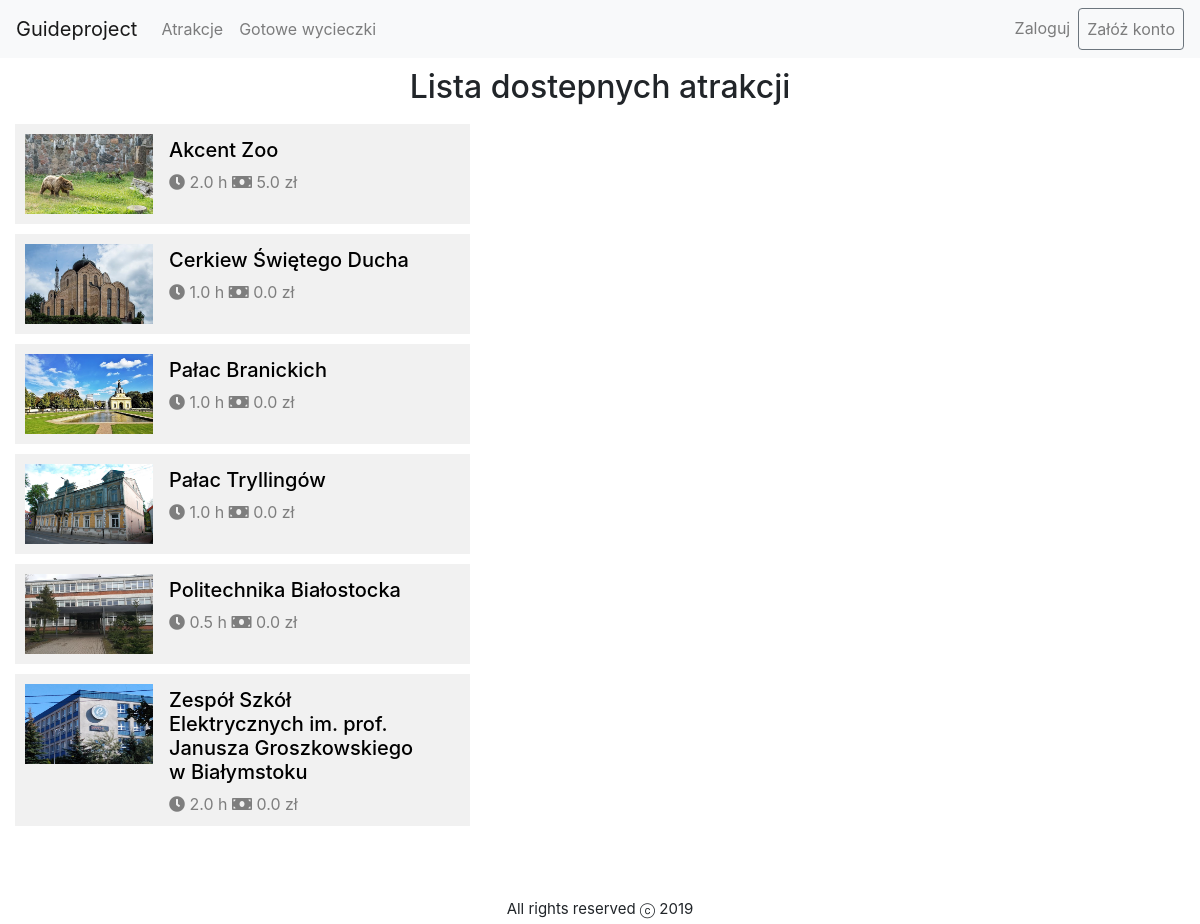
The page /guide/attractions on the database its author committed.
### guide/models.py (models this page shows, shortened)
class Attraction(models.Model):
    name = models.CharField(_("Name"),
                            max_length=200, help_text="Enter attraction's name.")
    description = models.TextField(max_length=500)
    categories = models.ManyToManyField(
        "Category")
    localization = models.ForeignKey(
        "Localization", verbose_name=_("Address"), on_delete=models.CASCADE, null=True, blank=True)
    timeNeededToSightsee = models.FloatField(
        _("Time neede to sightsee (in hours)"))
    ticketCost = models.FloatField(
        _("Ticket's cost"), default=0)
    def display_catogory(self):
        """Create a string for the Category. This is required to display category in Admin."""
        return ', '.join(category.name for category in self.categories.all())
    display_catogory.short_description = 'Category'
    class Meta:
        ordering = ['name']

### guide/views.py (the view, shortened to what this page needs)
# urls.py: path('attractions', views.AttractionListView.as_view(), name='attractions'),
class AttractionListView(ListView):
    model = Attraction
    def get_context_data(self, **kwargs):
        context = super().get_context_data(**kwargs)
        context["attractionLocalizations"] = extractInfo(self.object_list)
        return context

### guide/views.py (called while the page is built, shortened)
def extractInfo(attractionList):
    formattedInfo = []
    try:
        for attraction in attractionList:
            formattedInfo.append({'name': attraction.name,
                                  'lat-lng': {'lat': attraction.localization.lattitude, 'lng': attraction.localization.longitude}})
        return formattedInfo
    except:
        pass

### guide/templates/guide/attraction_list.html (shortened to what this page needs)
{% extends "base.html" %}
{% block content %}
<h2 style="padding:10px;text-align:center;"><span>Lista dostepnych atrakcji</span></h2>
<section class="container-fluid">
    <div class="row">
        <div class="col-5">
            {% if attraction_list %}
                {% load static %}
                <div class="listing-block">
                    {% for attraction in attraction_list %}
                    <div class="atr-list">
                        <a href="{% url 'attraction-detail' attraction.pk %}">
                            <div class="media">
                                <img class="mr-3" style="width: 128px; height: 80px"src="{% static "images/" %}{{attraction.name}}.jpeg" alt="{{attraction.name}}">
                                <div class="media-body">
                                    <div class="con" style="float:left; width:85%"><h5 class="mt-1 text-left">{{attraction.name}}</h5>
                                        <div class="info">
                                            <span><i class="fa fa-clock-o"></i> {{attraction.timeNeededToSightsee}} h</span>
                                            <span><i class="fa fa-money"></i> {{attraction.ticketCost}} zł</span>
                                        </div>
                                    </div>
                                </div>
                            </div>
                        </a>
                    </div>
                    {% endfor %}
                </div>
            {% endif %}
        </div>
        <div class="col">
            <div id="map"></div>
        </div>
    </div>
</section>
{% endblock content %}

### guide/templates/guide/attraction_list.html (style rules this page uses)
.atr-list { margin-bottom:10px;padding:10px;border-color:#C0C0C0;background-color: #f1f1f1 ;width:calc(100% - 15px); }
.atr-list a { color:#000; }
.atr-list .info { color:#7e7e7e; }
#map { height:800px; }

### rows shown on the page
Attraction: name (picture), name "Akcent Zoo", timeNeededToSightsee "2.0", ticketCost "5.0"
Attraction: name (picture), name "Cerkiew Świętego Ducha", timeNeededToSightsee "1.0", ticketCost "0.0"
Attraction: name (picture), name "Pałac Branickich", timeNeededToSightsee "1.0", ticketCost "0.0"
Attraction: name (picture), name "Pałac Tryllingów", timeNeededToSightsee "1.0", ticketCost "0.0"
Attraction: name (picture), name "Politechnika Białostocka", timeNeededToSightsee "0.5", ticketCost "0.0"
Attraction: name (picture), name "Zespół Szkół Elektrycznych im. prof. Janusza Groszkowskiego w Białymstoku", timeNeededToSightsee "2.0", ticketCost "0.0"
